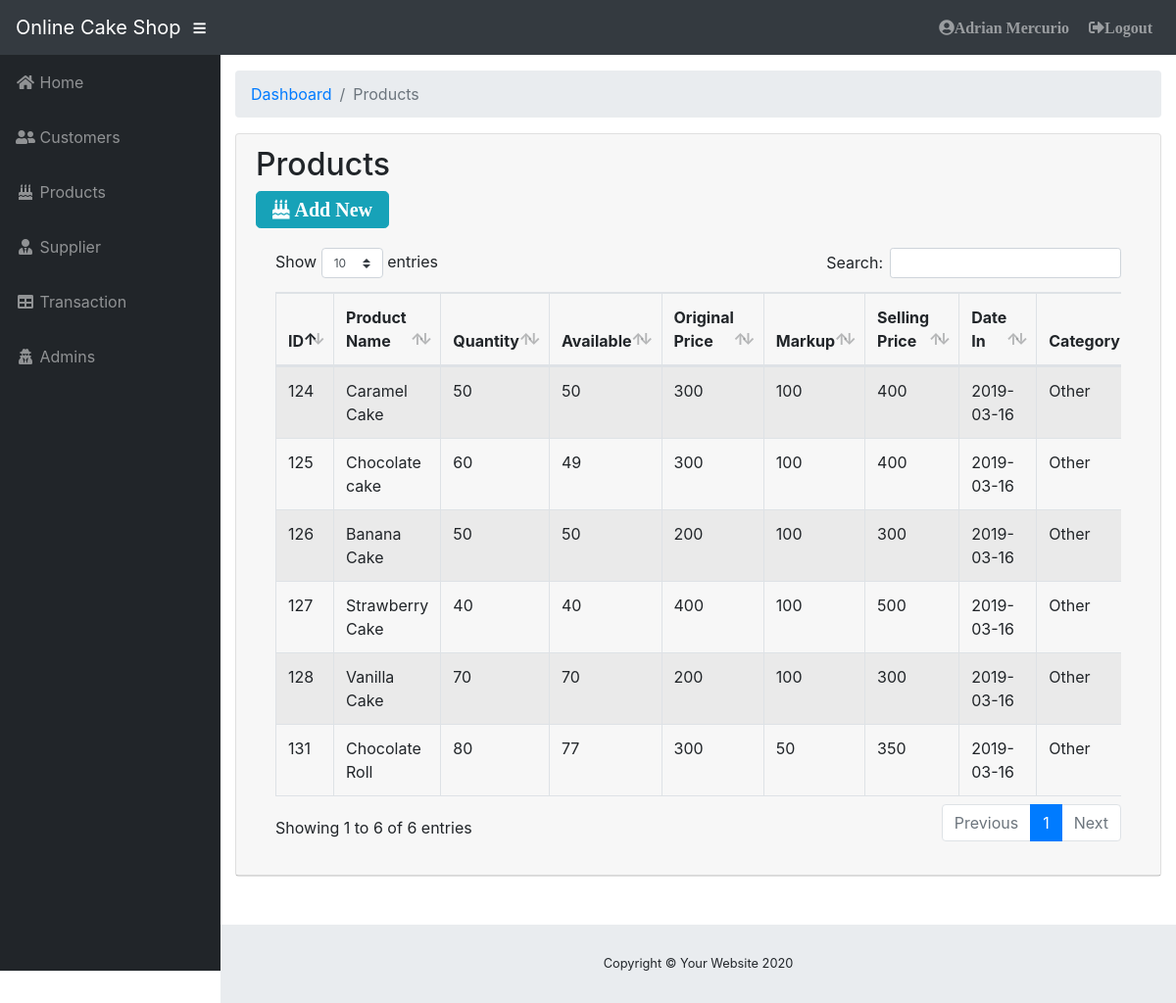
The app's page /product.php (signed in) with its own data.
### tables this page shows
CREATE TABLE `tblproducts` (
  `product_id` int(11) NOT NULL,
  `product_name` varchar(50) NOT NULL,
  `quantity` int(11) NOT NULL DEFAULT 1,
  `available` int(11) NOT NULL DEFAULT 1,
  `price` int(20) NOT NULL,
  `profit` int(22) NOT NULL,
  `selling_price` int(22) NOT NULL,
  `date_in` varchar(50) NOT NULL,
  `category_id` int(11) NOT NULL,
  `supplier_id` int(11) NOT NULL,
  `user_id` int(11) NOT NULL,
  `product_code` varchar(11) NOT NULL,
  `status` varchar(200) NOT NULL
);

CREATE TABLE `tblcategory` (
  `category_id` int(11) NOT NULL,
  `category` varchar(200) NOT NULL
);

### product.php (the view, shortened to what this page needs)
<?php include('includes/connection.php');?>
<?php include 'includes/header.php'; ?>
<?php include 'includes/sidebar.php'; ?>
 <ol class="breadcrumb">
   <li class="breadcrumb-item">
     <a href="#">Dashboard</a>
       </li>
         <li class="breadcrumb-item active">Products</li>
          </ol>
<div class="card mb-3">
            <div class="card-header">
              <h2>Products</h2> <a href="#" data-toggle="modal" data-target="#logoutModal1" type="button" class="btn btn-lg btn-info fas fa-birthday-cake"> Add New</a>
            <div class="card-body">
              <div class="table-responsive">
                            <table class="table table-bordered table-hover table-striped"id="dataTable" width="100%" cellspacing="0">
                                <thead>
                                    <tr>
                                        <th>ID</th>
                                        <th>Product Name</th>
                                        <th>Quantity</th>
                                        <th>Available</th>
                                        <th>Original Price</th>
                                        <th>Markup</th>
                                        <th>Selling Price</th>
                                        <th>Date In</th>
                                        <th>Category</th>
                                    </tr>
                                </thead>
                                <tbody>
                                  <?php
                $query = 'SELECT a.`product_id`, a.`product_name`, sum(a.`quantity`) as quantity,sum(a.`available`) as available, a.`price`, a.`profit`,a.`selling_price`,a.`date_in`,d.`category`,b.`supplier_name`,concat(c.`fname`," ",c.`lname`)as name,a.`product_code`,a.`status`FROM `tblproducts`a,`tblsupplier`b,`tblusers`c,`tblcategory`d WHERE a.`supplier_id` = b.`supplier_id` AND a.`user_id` = c.`user_id` AND a.`category_id` = d.`category_id` GROUP BY a.`product_code`';
                    $result = mysqli_query($db, $query) or die (mysqli_error($db));
                        while ($row = mysqli_fetch_assoc($result)) {
                            echo '<tr>';
                            echo '<td>'. $row['product_id'].'</td>';
                            echo '<td>'. $row['product_name'].'</td>';
                            echo '<td>'. $row['quantity'].'</td>';
                            echo '<td>'. $row['available'].'</td>';
                            echo '<td>'. $row['price'].'</td>';
                            echo '<td>'. $row['profit'].'</td>';
                            echo '<td>'. $row['selling_price'].'</td>';
                            echo '<td>'. $row['date_in'].'</td>';
                            echo '<td>'. $row['category'].'</td>';
                            echo '</tr> ';
                }
            ?>
                                </tbody>
                            </table>
                        </div>
            </div>
          </div>
        </div>
<?php include 'addproduct.php'; ?>

### css/sb-admin.css (style rules this page uses)
html { position: relative; min-height: 100%; }
body { height: 100%; }
:root { --input-padding-x: 0.75rem; --input-padding-y: 0.75rem; }

### records on screen
tblproducts: product_id "131", product_name "Chocolate Roll", quantity "80", available "77", price "300", profit "50", selling_price "350", date_in "2019-03-16", category.category "Other"
tblproducts: product_id "124", product_name "Caramel Cake", quantity "50", available "50", price "300", profit "100", selling_price "400", date_in "2019-03-16", category.category "Other"
tblproducts: product_id "125", product_name "Chocolate cake", quantity "60", available "49", price "300", profit "100", selling_price "400", date_in "2019-03-16", category.category "Other"
tblproducts: product_id "126", product_name "Banana Cake", quantity "50", available "50", price "200", profit "100", selling_price "300", date_in "2019-03-16", category.category "Other"
tblproducts: product_id "127", product_name "Strawberry Cake", quantity "40", available "40", price "400", profit "100", selling_price "500", date_in "2019-03-16", category.category "Other"
tblproducts: product_id "128", product_name "Vanilla Cake", quantity "70", available "70", price "200", profit "100", selling_price "300", date_in "2019-03-16", category.category "Other"

### other values on screen
$_SESSION['fname'] "Adrian"
$_SESSION['lname'] "Mercurio"
